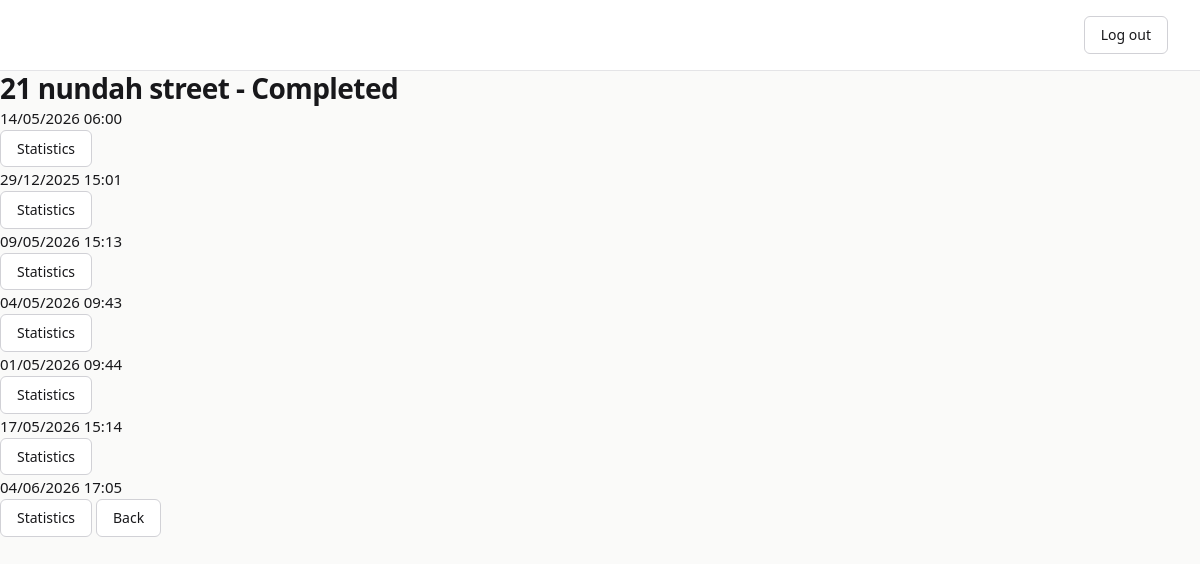
Page /propertytrack/rentals/1/completed/ on the committed database.
### propertytrack/models.py (models this page shows, shortened)
class Rental(models.Model):
    address = models.CharField(max_length=255)
    rent_amount = models.DecimalField(max_digits=8, decimal_places=2)
    is_archived = models.BooleanField(default=False)
    created_at = models.DateTimeField(auto_now_add=True)

class Inspection(models.Model):
    STATUS_CHOICES = [
        ('scheduled', 'Scheduled'),
        ('in_progress', 'In Progress'),
        ('completed', 'Completed'),
    ]
    rental = models.ForeignKey(Rental, on_delete=models.CASCADE)
    inspection_date = models.DateTimeField()
    notes = models.TextField(blank=True, null=True)
    created_at = models.DateTimeField(auto_now_add=True)
    status = models.CharField(max_length=20, choices=STATUS_CHOICES, default='scheduled')
    def get_status(self):
        now = timezone.now()
        if now < self.inspection_date:
            return 'scheduled'
        elif now > self.inspection_date + timezone.timedelta(hours=2):
            return 'completed'
        else:
            return 'in_progress'

### propertytrack/views.py (the view)
# urls.py: path("rentals/<int:rental_id>/completed/", views.completed_inspections_property, name="completed_inspections_property"),
def completed_inspections_property(request, rental_id):
    rental = get_object_or_404(Rental, id=rental_id)
    inspections = Inspection.objects.filter(rental=rental)
    completed = [i for i in inspections if i.get_status() == 'completed']
    return render(request, 'propertytrack/inspections/completed_property.html', {'rental': rental, 'inspections': completed})

### propertytrack/templates/propertytrack/inspections/completed_property.html (shortened to what this page needs)
{% load static %}
<!DOCTYPE html>
<html lang="en">
<head>
    <link rel="stylesheet" href="{% static 'propertytrack/styles.css' %}">
</head>
<body>
    <div class="header">
        <form action="{% url 'agents:logout' %}" method="post">
            <button type="submit">Log out</button>
        </form>
    </div>
    <h1>{{ rental.address }} - Completed</h1>
    {% for inspection in inspections %}
        <p>{{ inspection.inspection_date|date:"d/m/Y H:i" }}</p>
        <a href="{% url 'propertytrack:inspection_statistics' inspection.id %}"><button>Statistics</button></a>
    {% endfor %}
    <a href="{% url 'propertytrack:inspection_list' rental.id %}"><button>Back</button></a>
</body>
</html>

### propertytrack/static/propertytrack/styles.css (style rules this page uses)
*, *::before, *::after { box-sizing: border-box; margin: 0; padding: 0; }
:root { --color-bg: #FAFAF9; --color-surface: #FFFFFF; --color-border: #E4E4E7; --color-border-mid: #D1D1D6; --color-text: #18181B; --color-muted: #71717A; --color-accent: #2563EB; --color-accent-hover: #1D4ED8; --color-success: #16A34A; --color-danger: #DC2626; --space-1: 4px; --space-2: 8px; --space-3: 12px; --space-4: 16px; --space-5: 20px; --space-6: 24px; --space-8: 32px; --space-10: 40px; --radius-sm: 6px; --radius-md: 10px; --radius-lg: 14px; --font: system-ui, -apple-system, "Segoe UI", Roboto, Arial, sans-serif; --font-mono: "SF Mono", "Fira Code", "Fira Mono", monospace; }
body { font-family: var(--font); font-size: 15px; line-height: 1.6; color: var(--color-text); background-color: var(--color-bg); -webkit-font-smoothing: antialiased; }
.header { display: flex; justify-content: space-between; align-items: center; background-color: var(--color-surface); padding: var(--space-4) var(--space-8); border-bottom: 1px solid var(--color-border); position: sticky; top: 0; z-index: 100; }
button, .btn { display: inline-flex; align-items: center; gap: var(--space-2); font-family: var(--font); font-size: 14px; font-weight: 500; padding: var(--space-2) var(--space-4); border-radius: var(--radius-sm); border: 1px solid var(--color-border-mid); background-color: var(--color-surface); color: var(--color-text); cursor: pointer; text-decoration: none; transition: background-color 0.15s ease, border-color 0.15s ease, color 0.15s ease; line-height: 1.4; }
a { color: var(--color-accent); text-decoration: none; transition: color 0.15s ease; }
h1, h2, h3, h4 { font-weight: 600; letter-spacing: -0.02em; line-height: 1.25; color: var(--color-text); }
h1 { font-size: 28px; }

### rows in the picture
Rental: address "21 nundah street"
Inspection: inspection_date "14/05/2026 06:00"
Inspection: inspection_date "29/12/2025 15:01"
Inspection: inspection_date "09/05/2026 15:13"
Inspection: inspection_date "04/05/2026 09:43"
Inspection: inspection_date "01/05/2026 09:44"
Inspection: inspection_date "17/05/2026 15:14"
Inspection: inspection_date "04/06/2026 17:05"
